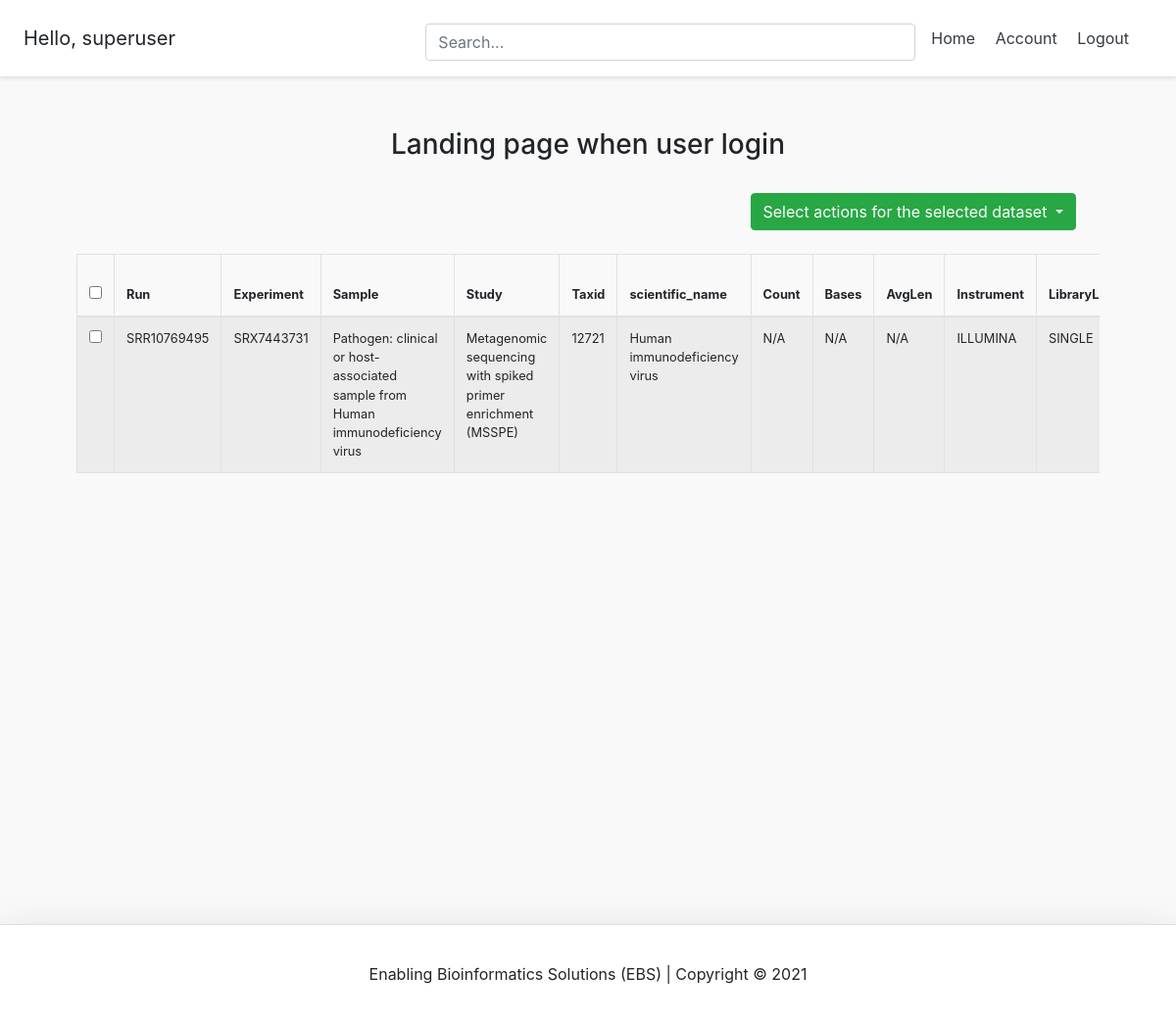
The page / (signed in) on the database its author committed.
### account/models.py (models this page shows, shortened)
class Account(AbstractBaseUser):
    email = models.EmailField(verbose_name="email", max_length=60, unique=True)
    username = models.CharField(max_length=30, unique=True)
    date_joined = models.DateTimeField(
    verbose_name='date joined', auto_now_add=True)
    last_login = models.DateTimeField(verbose_name='last login', auto_now=True)
    is_admin = models.BooleanField(default=False)
    is_active = models.BooleanField(default=True)
    is_staff = models.BooleanField(default=False)
    is_superuser = models.BooleanField(default=False)
    USERNAME_FIELD = 'email'
    REQUIRED_FIELDS = ['username']
    objects = MyAccountManager()

### study/models.py (models this page shows, shortened)
class Run(models.Model):
    name = models.CharField(max_length=100)
    date_run = models.DateTimeField(blank=True, null=True)
    experiment = models.ForeignKey(Experiment, related_name='runs', on_delete=models.CASCADE, blank=True, null=True)
    date_created = models.DateTimeField(
        auto_now_add=True, verbose_name="date created")
    date_updated = models.DateTimeField(
        auto_now=True, verbose_name="date updated")
    owner = models.ForeignKey(
        settings.AUTH_USER_MODEL, on_delete=models.CASCADE)

class Experiment(models.Model):
    strategies = (
        ('WGA', 'WGA'),
        ('WGS', 'WGS'),
        ('WXS', 'WXS'),
        ('RNA-Seq', 'RNA-Seq'),
        ('miRNA-Seq', 'miRNA-Seq'),
        ('WCS', 'WCS'),
        ('CLONE', 'CLONE'),
        ('POOLCLONE', 'POOLCLONE'),
        ('AMPLICON', 'AMPLICON'),
        ('CLONEEND', 'CLONEEND'),
        ('FINISHING', 'FINISHING'),
        ('ChIP-Seq', 'ChIP-Seq'),
        ('MNase-Seq', 'MNase-Seq'),
        ('DNase-Hypersensitivity', 'DNase-Hypersensitivity'),
        ('Bisulfite-Seq', 'Bisulfite-Seq'),
        ('Tn-Seq', 'Tn-Seq'),
        ('EST', 'EST'),
        ('FL-cDNA', 'FL-cDNA'),
        ('CTS', 'CTS'),
        ('MRE-Seq', 'MRE-Seq'),
        ('MeDIP-Seq', 'MeDIP-Seq'),
        ('MBD-Seq', 'MBD-Seq'),
        ('Synthetic-Long-Read', 'Synthetic-Long-Read'),
        ('ATAC-seq', 'ATAC-seq'),
        ('ChIA-PET', 'ChIA-PET'),
        ('FAIRE-seq', 'FAIRE-seq'),
        ('Hi-C', 'Hi-C'),
        ('ncRNA-Seq', 'ncRNA-Seq'),
        ('RAD-Seq', 'RAD-Seq'),
        ('RIP-Seq', 'RIP-Seq'),
        ('SELEX', 'SELEX'),
        ('ssRNA-seq', 'ssRNA-seq'),
        ('Targeted-Capture', 'Targeted-Capture'),
        ('Tethered Chromatin Conformation Capture', 'Tethered Chromatin Conformation Capture'),
        ('OTHER', 'OTHER'),
    )
    sources = (
        ('GENOMIC', 'GENOMIC'),
        ('TRANSCRIPTOMIC', 'TRANSCRIPTOMIC'),
        ('METAGENOMIC', 'METAGENOMIC'),
        ('METATRANSCRIPTOMIC', 'METATRANSCRIPTOMIC'),
        ('SYNTHETIC', 'SYNTHETIC'),
        ('VIRAL RNA', 'VIRAL RNA'),
        ('GENOMIC SINGLE CELL', 'GENOMIC SINGLE CELL'),
        ('TRANSCRIPTOMIC SINGLE CELL', 'TRANSCRIPTOMIC SINGLE CELL'),
        ('OTHER', 'OTHER'),
    )
    platforms = (
        ('_LS454', '_LS454'),
        ('ABI_SOLID', 'ABI_SOLID'),
        ('BGISEQ', 'BGISEQ'),
        ('CAPILLARY', 'CAPILLARY'),
        ('COMPLETE_GENOMICS', 'COMPLETE_GENOMICS'),
        ('HELICOS', 'HELICOS'),
        ('ILLUMINA', 'ILLUMINA'),
        ('ION_TORRENT', 'ION_TORRENT'),
        ('OXFORD_NANOPORE', 'OXFORD_NANOPORE'),
        ('PACBIO_SMRT', 'PACBIO_SMRT'),
    )
    selections = (
        ('RANDOM', 'RANDOM'),
        ('PCR', 'PCR'),
        ('RANDOM PCR', 'RANDOM PCR'),
        ('RT-PCR', 'RT-PCR'),
        ('HMPR', 'HMPR'),
        ('MF', 'MF'),
        ('CF-S', 'CF-S'),
        ('CF-M', 'CF-M'),
        ('CF-H', 'CF-H'),
        ('CF-T', 'CF-T'),
        ('MDA', 'MDA'),
        ('MSLL', 'MSLL'),
        ('cDNA', 'cDNA'),
        ('ChIP', 'ChIP'),
        ('MNase', 'MNase'),
        ('DNAse', 'DNAse'),
        ('Hybrid Selection', 'Hybrid Selection'),
        ('Reduced Representation', 'Reduced Representation'),
        ('Restriction Digest', 'Restriction Digest'),
        ('5-methylcytidine antibody', '5-methylcytidine antibody'),
        ('MBD2 protein methyl-CpG binding domain', 'MBD2 protein methyl-CpG binding domain'),
        ('CAGE', 'CAGE'),
        ('RACE', 'RACE'),
        ('size fractionation', 'size fractionation'),
        ('Padlock probes capture method', 'Padlock probes capture method'),
        ('other', 'other'),
        ('unspecified', 'unspecified'),
        ('cDNA_oligo_dT', 'cDNA_oligo_dT'),
        ('cDNA_randomPriming', 'cDNA_randomPriming'),
        ('Inverse rRNA', 'Inverse rRNA'),
        ('Oligo-dT', 'Oligo-dT'),
        ('PolyA', 'PolyA'),
        ('repeat fractionation', 'repeat fractionation'),
    )
    layouts = (
        ('PAIRED', 'PAIRED'),
        ('SINGLE', 'SINGLE')
    )
    title = models.CharField(max_length=100)
    library_name = models.CharField(max_length=100)
    platform = models.CharField(max_length=100, choices=platforms) #illumina MiSeq
    instrument_model = models.CharField(max_length=100, null=True, blank=True)
    library_strategy = models.CharField(max_length=100, choices=strategies) # WGS
    library_source = models.CharField(max_length=100, choices=sources) # metagenomics
    library_layout = models.CharField(max_length=100, choices=layouts) # paired
    library_selection = models.CharField(max_length=100, choices=selections) #random
    description = models.CharField(max_length=100, null=True, blank=True)
    sample = models.ForeignKey(Sample, related_name='experiments', on_delete=models.CASCADE, blank=True, null=True)
    date_created = models.DateTimeField(
        auto_now_add=True, verbose_name="date created")
    date_updated = models.DateTimeField(
        auto_now=True, verbose_name="date updated")
    owner = models.ForeignKey(
        settings.AUTH_USER_MODEL, on_delete=models.CASCADE)

class Sample(models.Model):
    title = models.CharField(max_length=100)
    taxon_id = models.CharField(max_length=100, null=True, blank=True)
    scientific_name = models.CharField(max_length=100, null=True, blank=True)
    common_name = models.CharField(max_length=100, null=True, blank=True)
    description = models.CharField(max_length=100, null=True, blank=True)
    study = models.ForeignKey(
        Study, related_name = 'samples', on_delete=models.CASCADE)
    date_created = models.DateTimeField(
        auto_now_add=True, verbose_name="date created")
    date_updated = models.DateTimeField(
        auto_now=True, verbose_name="date updated")
    owner = models.ForeignKey(
        settings.AUTH_USER_MODEL, on_delete=models.CASCADE)

class Study(models.Model):
    title = models.CharField(max_length=100, null=False, blank=False)
    description = models.TextField(max_length=5000, null=True, blank=True)
    date_created = models.DateTimeField(
        auto_now_add=True, verbose_name="date created")
    date_updated = models.DateTimeField(
        auto_now=True, verbose_name="date updated")
    owner = models.ForeignKey(
        settings.AUTH_USER_MODEL, on_delete=models.CASCADE)
    slug = models.SlugField(blank=True, unique=True)

### home/views.py (the view)
# urls.py: path('', home_screen_view, name="home"),
def home_screen_view(request):
    context = {}
    studies = Study.objects.all()
    context['studies'] = studies
    return render(request, "home/home.html", context)

### home/templates/home/home.html (shortened to what this page needs)
{% extends 'base.html' %}
{% block content %}
<div class="container">
    <h3 class="text-center">Landing page when user login</h3>
    <div class="d-flex flex-row-reverse p-4" >
        <div class="dropdown">
            <button class="btn btn-success dropdown-toggle" type="button" id="dropdownMenuButton" data-toggle="dropdown" aria-haspopup="true" aria-expanded="false">
              Select actions for the selected dataset
            </button>
          </div>
    </div>
    <div class="table table-responsive">
    <table class="table w-100 small table-bordered table-striped">
        <thead>
            <tr>
                <th class="active">
                    <div class="checkbox select-all">
                          <input type="checkbox" class="check" id="all">
                      </div>
                </th>
                <th scope="col">Run</th>
                <th scope="col">Experiment</th>
                <th scope="col">Sample</th>
                <th scope="col">Study</th>
                <th scope="col">Taxid</th>
                <th scope="col">scientific_name</th>
                <th scope="col">Count</th>
                <th scope="col">Bases</th>
                <th scope="col">AvgLen</th>
                <th scope="col">Instrument</th>
                <th scope="col">LibraryLayout</th>
            </tr>
        </thead>
        <tbody>
    {% for study in studies %}
    {% for sample in study.samples.all %}
    {% for experiment in sample.experiments.all %}
    {% for run in experiment.runs.all %}
                <tr>
                    <td>
                        <div class="checkbox rows">
                        <input type="checkbox" class="check" value="{{experiment.title}}" id="{{experiment.id}}">
                    </div>
                </td>
         <td>{{run.name}}</td>
    <td>{{experiment.title}}</td>
    <td>{{sample.title}}</td>
    <td>{{study.title}}</td>
    <td>{{sample.taxon_id}}</td>
    <td>{{sample.scientific_name}}</td>
    <td>N/A</td>
    <td>N/A</td>
    <td>N/A</td>
    <td>{{experiment.platform}}</td>
    <td>{{experiment.library_layout}}</td>
</tr>
    {% endfor %}
    {% endfor %}
    {% endfor %}
    {% endfor %}
</tbody>
</table>
</div>
</div>
{% endblock content %}

### templates/snippets/header.html (shortened to what this page needs)
<div class="d-flex flex-column flex-md-row align-items-center p-3 px-md-4 mb-3 bg-white border-bottom shadow-sm">
  <h5 class="my-0 mr-md-auto font-weight-normal">
  	{% if request.user.is_authenticated %}
  		<p class="m-auto">Hello, {{request.user.username}}</p>
  	{% endif %}
  </h5>
  <div class="search-bar mt-sm-2 mr-2">
  	<form method="get">
  		<input class="form-control"  type="text" name="q" id="id_q" placeholder="Search...">
  	</form>
  </div>
  <nav class="my-2 my-md-0 mr-md-3">
  	{% if request.user.is_authenticated %}
	  	<a class="p-2 text-dark" href="{% url 'home' %}">Home</a>
		<a class="p-2 text-dark" href="{% url 'account' %}">Account</a>
	    <a class="p-2 text-dark" href="{% url 'logout' %}">Logout</a>
	{% else %}
		<a class="p-2 text-dark" href="{% url 'home' %}">Home</a>
	    <a class="p-2 text-dark" href="{% url 'login' %}">Login</a>
	    <a class="btn btn-outline-primary" href="{% url 'register' %}">Register</a>
	{% endif %}
  </nav>
</div>

### templates/snippets/base_css.html (style rules this page uses)
body { background-color: #f9f9f9; }

### templates/snippets/header.html (style rules this page uses)
@media (min-width: 768px) { html { font-size: 16px; } }
.search-bar { max-width: 500px; width: 100%; }
form { width: 100%; }

### home/templates/home/home.html (style rules this page uses)
.container { padding: 2rem 0rem; max-width: 90%; }

### rows shown on the page
Account: user.username "superuser"
Study: title "Metagenomic sequencing with spiked primer enrichment (MSSPE)"
Sample: title "Pathogen: clinical or host-associated sample from Human immunodeficiency virus", taxon_id "12721", scientific_name "Human immunodeficiency virus"
Experiment: title "SRX7443731", platform "ILLUMINA", library_layout "SINGLE"
Run: name "SRR10769495"
